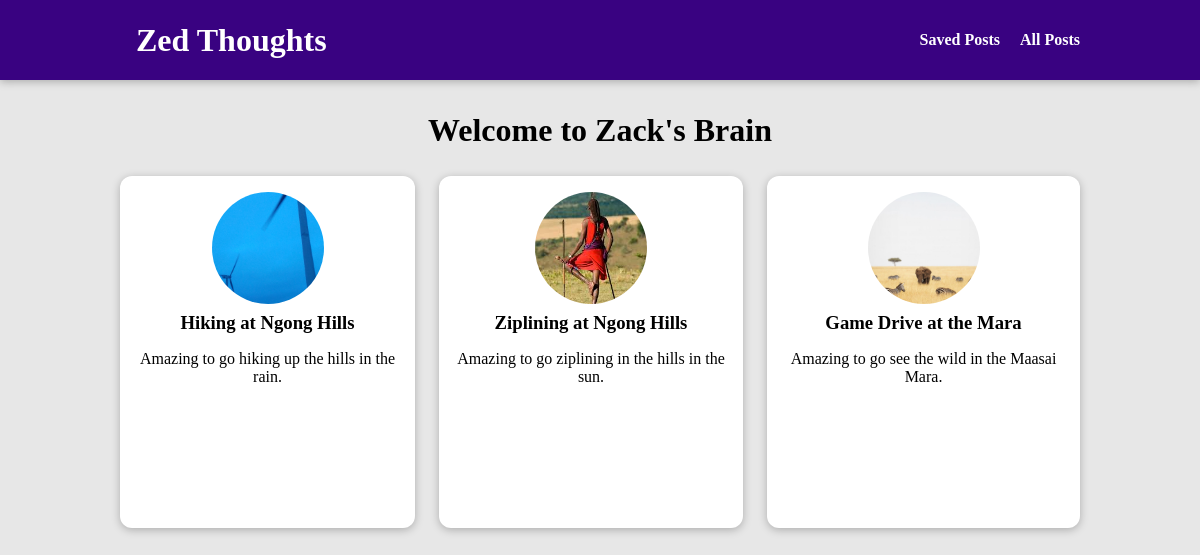
The page /posts on the database its author committed.
### blog/models.py (models this page shows, shortened)
class Post(models.Model):
    title = models.CharField(max_length=100)
    excerpt = models.CharField(max_length=200)
    image = models.ImageField(upload_to='posts', null=True)
    date = models.DateField(auto_now=True)
    slug = models.SlugField(unique=True, db_index=True)
    content = models.TextField(validators=[MinLengthValidator(200)])
    author = models.ForeignKey(Author, on_delete=models.SET_NULL, null=True, related_name='posts')
    tags = models.ManyToManyField(Tag)

### blog/views.py (the view)
# urls.py: path('posts', views.AllPostsView.as_view(), name='posts'),
class AllPostsView(ListView):
    template_name = 'blog/all-posts.html'
    model = Post
    ordering = ['-date']
    context_object_name = 'all_posts'

### blog/templates/blog/all-posts.html (shortened to what this page needs)
{% extends 'base.html' %}
{% load static %}
{% block css_files %}
    <link rel="stylesheet" href="{% static 'blog/post.css' %}">
    <link rel="stylesheet" href="{% static 'blog/all-posts.css' %}">
{% endblock %}
{% block content %}
    <section id="all-posts">
        <h2>Welcome to Zack's Brain</h2>
        <ul>
            {% for post in all_posts %}
                {% include 'blog/includes/post.html' %}
            {% endfor %}
        </ul>
    </section>
{% endblock %}

### blog/templates/blog/includes/post.html
<li>
    <article class="post">
        <a href="{% url 'single-post' post.slug %}">
            <img src="{{ post.image.url }}" alt="{{ post.title }}">
            <div class="post__content">
                <h3>{{ post.title }}</h3>
                <p>{{ post.excerpt }}</p>
            </div>
        </a>
    </article>
</li>

### static/app.css (style rules this page uses)
* { box-sizing: border-box; }
body { margin: 0; }
h1, h2, h3 { font-weight: bold; }

### blog/static/blog/post.css (style rules this page uses)
.post { display: flex; flex-direction: column; align-items: center; text-align: center; }
.post a { text-decoration: none; color: black; transition: all 0.2s ease; padding: 1rem; }
.post img { width: 5rem; height: 5rem; object-fit: cover; border-radius: 50%; }
.post h3 { margin: 0.25rem 0; }

### blog/static/blog/all-posts.css (style rules this page uses)
body { background-color: #e7e7e7; }
#all-posts { margin: 7rem auto; width: 90%; max-width: 60rem; }
#all-posts h2 { text-align: center; font-size: 2rem; }
ul { list-style: none; margin: 0; padding: 0; display: flex; gap: 1.5rem; }
.post img { width: 7rem; height: 7rem; }
.post a { height: 22rem; transform-origin: center; box-shadow: 0 2px 8px rgba(0, 0, 0, 0.25); border-radius: 12px; background-color: white; }

### rows shown on the page
Post: image (picture), title "Hiking at Ngong Hills", excerpt "Amazing to go hiking up the hills in the rain."
Post: image (picture), title "Ziplining at Ngong Hills", excerpt "Amazing to go ziplining in the hills in the sun."
Post: image (picture), title "Game Drive at the Mara", excerpt "Amazing to go see the wild in the Maasai Mara."
